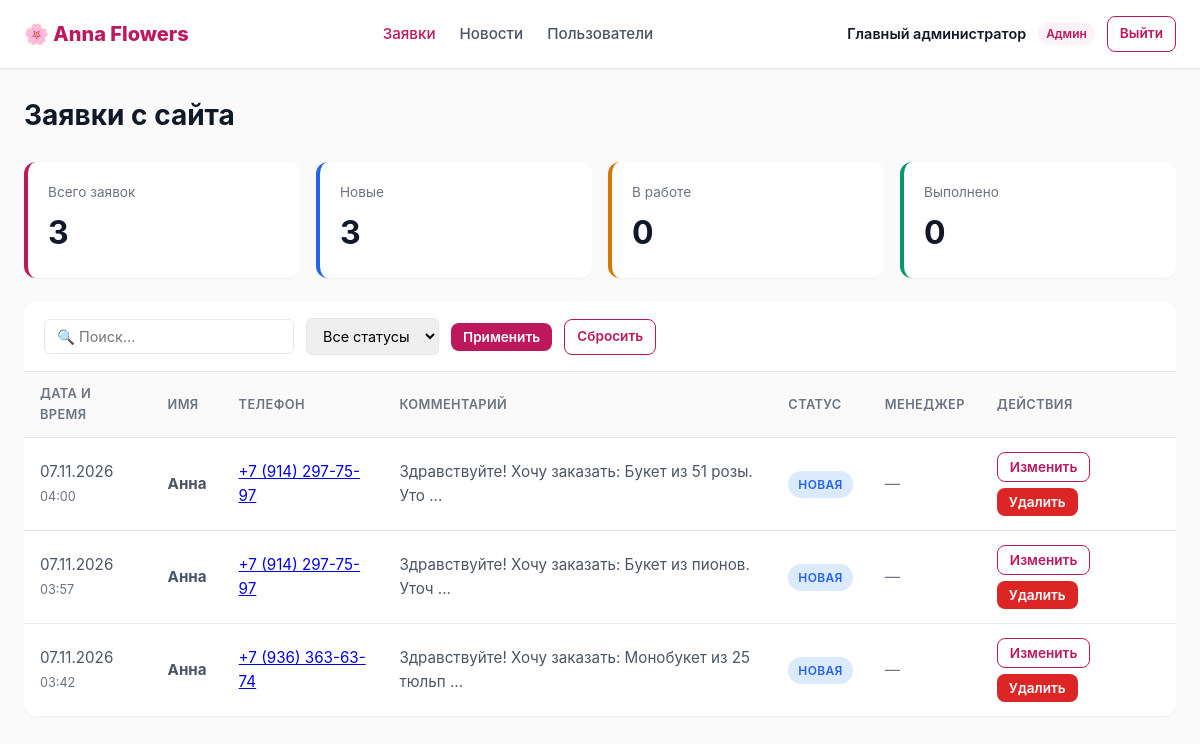
/admin.php (signed in), run on the app's committed database.
### tables this page shows
CREATE TABLE users (
        id INTEGER PRIMARY KEY AUTOINCREMENT,
        login TEXT NOT NULL UNIQUE,
        password TEXT NOT NULL,
        full_name TEXT NOT NULL,
        role TEXT NOT NULL DEFAULT 'guest' CHECK(role IN ('admin', 'guest', 'editor')),
        is_active INTEGER NOT NULL DEFAULT 1,
        created_at TEXT NOT NULL DEFAULT (datetime('now', 'localtime')),
        last_login TEXT
    );

CREATE TABLE orders (
        id INTEGER PRIMARY KEY AUTOINCREMENT,
        created_at TEXT NOT NULL DEFAULT (datetime('now', 'localtime')),
        client_name TEXT NOT NULL,
        client_phone TEXT NOT NULL,
        comment TEXT,
        status TEXT NOT NULL DEFAULT 'new' CHECK(status IN ('new', 'in_progress', 'completed', 'cancelled')),
        manager_id INTEGER,
        updated_at TEXT,
        FOREIGN KEY (manager_id) REFERENCES users(id) ON DELETE SET NULL
    );

### auth.php (called while the page is built, shortened)
<?php
require_once 'db.php';
$stmt = $pdo->prepare("SELECT * FROM users WHERE id = ? AND is_active = 1");
$stmt->execute([$_SESSION['user_id']]);
$currentUser = $stmt->fetch();
function isAdmin() {
    global $currentUser;
    return $currentUser['role'] === 'admin';
}

### admin.php (the view, shortened to what this page needs)
<?php
require_once 'auth.php';
$statusFilter = $_GET['status'] ?? 'all';
$searchFilter = trim($_GET['search'] ?? '');
$sql = "SELECT o.*, u.full_name AS manager_name
        FROM orders o
        LEFT JOIN users u ON o.manager_id = u.id
        WHERE 1=1";
$params = [];
$sql .= " ORDER BY o.created_at DESC";
$stmt = $pdo->prepare($sql);
$stmt->execute($params);
$orders = $stmt->fetchAll();
$stats = ['total' => 0, 'new' => 0, 'in_progress' => 0, 'completed' => 0, 'cancelled' => 0];
foreach ($orders as $order) {
    $stats['total']++;
    $stats[$order['status']]++;
}
$statusLabels = [
    'new' => 'Новая',
    'in_progress' => 'В работе',
    'completed' => 'Выполнена',
    'cancelled' => 'Отменена',
];
?>
<!DOCTYPE html>
<html lang="ru">
<head>
    <link rel="stylesheet" href="style-admin.css">
</head>
<body>
    <header class="admin-header">
        <a href="admin.php" class="admin-logo">🌸 Anna Flowers</a>
        <nav class="admin-nav">
            <a href="admin.php" class="active">Заявки</a>
            <a href="news.php">Новости</a>
            <?php if (isAdmin()): ?>
                <a href="users.php">Пользователи</a>
            <?php endif; ?>
        </nav>
        <div class="admin-user">
            <span class="admin-user-name"><?= htmlspecialchars($currentUser['full_name']) ?></span>
            <span class="admin-user-role role-<?= $currentUser['role'] ?>">
                <?= $currentUser['role'] === 'admin' ? 'Админ' : ($currentUser['role'] === 'editor' ? 'Редактор' : 'Менеджер') ?>
            </span>
            <a href="logout.php" class="btn btn-sm btn-outline">Выйти</a>
        </div>
    </header>
    <div class="admin-container">
        <div class="page-header">
            <h1 class="page-title">Заявки с сайта</h1>
        </div>
        <div class="stats-grid">
            <div class="stat-card">
                <div class="stat-card-label">Всего заявок</div>
                <div class="stat-card-value"><?= $stats['total'] ?></div>
            </div>
            <div class="stat-card new">
                <div class="stat-card-label">Новые</div>
                <div class="stat-card-value"><?= $stats['new'] ?></div>
            </div>
            <div class="stat-card progress">
                <div class="stat-card-label">В работе</div>
                <div class="stat-card-value"><?= $stats['in_progress'] ?></div>
            </div>
            <div class="stat-card completed">
                <div class="stat-card-label">Выполнено</div>
                <div class="stat-card-value"><?= $stats['completed'] ?></div>
            </div>
        </div>
        <div class="table-wrapper">
            <form method="GET" class="table-filters">
                <input type="text" name="search" placeholder="🔍 Поиск..."
                       value="<?= htmlspecialchars($searchFilter) ?>">
                <select name="status">
                    <option value="all" <?= $statusFilter === 'all' ? 'selected' : '' ?>>Все статусы</option>
                </select>
                <button type="submit" class="btn btn-sm btn-primary">Применить</button>
                <a href="admin.php" class="btn btn-sm btn-outline">Сбросить</a>
            </form>
            <?php if (empty($orders)): ?>
                <div class="empty-state">
                    <div class="empty-state-icon">📭</div>
                    <p>Заявок не найдено</p>
                </div>
            <?php else: ?>
                <table>
                    <thead>
                        <tr>
                            <th>Дата и время</th>
                            <th>Имя</th>
                            <th>Телефон</th>
                            <th>Комментарий</th>
                            <th>Статус</th>
                            <th>Менеджер</th>
                            <th>Действия</th>
                        </tr>
                    </thead>
                    <tbody>
                        <?php foreach ($orders as $order): ?>
                            <tr>
                                <td>
                                    <?= date('d.m.Y', strtotime($order['created_at'])) ?><br>
                                    <small style="color: var(--text-light);">
                                        <?= date('H:i', strtotime($order['created_at'])) ?>
                                    </small>
                                </td>
                                <td><strong><?= htmlspecialchars($order['client_name']) ?></strong></td>
                                <td>
                                    <a href="tel:<?= htmlspecialchars($order['client_phone']) ?>">
                                        <?= htmlspecialchars($order['client_phone']) ?>
                                    </a>
                                </td>
                                <td>
                                    <?php if ($order['comment']): ?>
                                        <?= htmlspecialchars(mb_substr($order['comment'], 0, 50)) ?>
                                        <?= mb_strlen($order['comment']) > 50 ? '...' : '' ?>
                                    <?php else: ?>
                                        <span style="color: var(--text-light);">—</span>
                                    <?php endif; ?>
                                </td>
                                <td>
                                    <span class="badge badge-<?= $order['status'] ?>">
                                        <?= $statusLabels[$order['status']] ?>
                                    </span>
                                </td>
                                <td>
                                    <?= $order['manager_name']
                                        ? htmlspecialchars($order['manager_name'])
                                        : '<span style="color: var(--text-light);">—</span>' ?>
                                </td>
                                <td>
                                    <div class="actions">
                                        <button type="button"
                                                class="btn btn-sm btn-outline"
                                                onclick="openStatusModal(<?= $order['id'] ?>, '<?= $order['status'] ?>')">
                                            Изменить
                                        </button>
                                        <?php if (isAdmin()): ?>
                                            <form method="POST" style="display:inline;"
                                                  onsubmit="return confirm('Удалить заявку?');">
                                                <button type="submit" class="btn btn-sm btn-danger">Удалить</button>
                                            </form>
                                        <?php endif; ?>
                                    </div>
                                </td>
                            </tr>
                        <?php endforeach; ?>
                    </tbody>
                </table>
            <?php endif; ?>
        </div>
    </div>
</body>
</html>

### style-admin.css (style rules this page uses)
:root { --primary: #BE185D; --primary-hover: #9D174D; --primary-light: #FDF2F8; --text-dark: #111827; --text-body: #4B5563; --text-light: #6B7280; --white: #FFFFFF; --bg-light: #FAFAFA; --border: #E5E7EB; --error: #DC2626; --success: #059669; --warning: #D97706; --info: #2563EB; --shadow-sm: 0 1px 2px rgba(0, 0, 0, 0.05); --shadow-md: 0 4px 6px -1px rgba(0, 0, 0, 0.1); --shadow-lg: 0 10px 25px -5px rgba(0, 0, 0, 0.12); --radius: 12px; }
* { margin: 0; padding: 0; box-sizing: border-box; }
body { font-family: 'Inter', -apple-system, BlinkMacSystemFont, 'Segoe UI', sans-serif; background: var(--bg-light); color: var(--text-body); line-height: 1.6; min-height: 100vh; }
.btn { display: inline-flex; align-items: center; justify-content: center; gap: 8px; padding: 10px 20px; font-size: 0.95rem; font-weight: 600; border: none; border-radius: 8px; cursor: pointer; text-decoration: none; transition: all 0.2s; font-family: inherit; }
.btn-primary { background: var(--primary); color: var(--white); }
.btn-sm { padding: 6px 12px; font-size: 0.85rem; }
.btn-danger { background: var(--error); color: var(--white); }
.btn-outline { background: transparent; color: var(--primary); border: 1px solid var(--primary); }
.admin-header { background: var(--white); border-bottom: 1px solid var(--border); padding: 16px 24px; display: flex; align-items: center; justify-content: space-between; box-shadow: var(--shadow-sm); }
.admin-logo { font-size: 1.25rem; font-weight: 800; color: var(--primary); text-decoration: none; }
.admin-nav { display: flex; gap: 24px; align-items: center; }
.admin-nav a { color: var(--text-body); text-decoration: none; font-weight: 500; font-size: 0.95rem; transition: color 0.2s; }
.admin-nav a:hover, .admin-nav a.active { color: var(--primary); }
.admin-user { display: flex; align-items: center; gap: 12px; font-size: 0.9rem; }
.admin-user-name { font-weight: 600; color: var(--text-dark); }
.admin-user-role { padding: 2px 8px; font-size: 0.75rem; border-radius: 50px; font-weight: 600; }
.role-admin { background: var(--primary-light); color: var(--primary); }
.admin-container { max-width: 1200px; margin: 0 auto; padding: 24px; }
.page-header { display: flex; align-items: center; justify-content: space-between; margin-bottom: 24px; flex-wrap: wrap; gap: 16px; }
.page-title { font-size: 1.75rem; color: var(--text-dark); }
.stats-grid { display: grid; grid-template-columns: repeat(auto-fit, minmax(200px, 1fr)); gap: 16px; margin-bottom: 24px; }
.stat-card { background: var(--white); padding: 20px; border-radius: var(--radius); box-shadow: var(--shadow-sm); border-left: 4px solid var(--primary); }
.stat-card-label { font-size: 0.85rem; color: var(--text-light); margin-bottom: 4px; }
.stat-card-value { font-size: 2rem; font-weight: 700; color: var(--text-dark); }
.stat-card.new { border-left-color: var(--info); }
.stat-card.progress { border-left-color: var(--warning); }
.stat-card.completed { border-left-color: var(--success); }
.table-wrapper { background: var(--white); border-radius: var(--radius); box-shadow: var(--shadow-sm); overflow: hidden; }
.table-filters { padding: 16px 20px; border-bottom: 1px solid var(--border); display: flex; gap: 12px; flex-wrap: wrap; align-items: center; }
.table-filters input, .table-filters select { padding: 8px 12px; border: 1px solid var(--border); border-radius: 6px; font-size: 0.9rem; font-family: inherit; }
table { width: 100%; border-collapse: collapse; }
thead { background: var(--bg-light); }
th { padding: 12px 16px; text-align: left; font-size: 0.8rem; font-weight: 600; color: var(--text-light); text-transform: uppercase; letter-spacing: 0.03em; border-bottom: 1px solid var(--border); }
td { padding: 14px 16px; border-bottom: 1px solid var(--border); font-size: 0.95rem; color: var(--text-body); }
tbody tr:last-child td { border-bottom: none; }
.badge { display: inline-block; padding: 4px 10px; font-size: 0.75rem; font-weight: 600; border-radius: 50px; text-transform: uppercase; letter-spacing: 0.03em; }
.badge-new { background: #DBEAFE; color: var(--info); }
.actions { display: flex; gap: 6px; flex-wrap: wrap; }

### data on the page
users: full_name "Главный администратор"
orders: created_at "07.11.2026", created_at "04:00", client_name "Анна", client_phone "+7 (914) 297-75-97", comment "Здравствуйте! Хочу заказать: Букет из 51 розы. Уто", status "НОВАЯ"
orders: created_at "07.11.2026", created_at "03:57", client_name "Анна", client_phone "+7 (914) 297-75-97", comment "Здравствуйте! Хочу заказать: Букет из пионов. Уточ", status "НОВАЯ"
orders: created_at "07.11.2026", created_at "03:42", client_name "Анна", client_phone "+7 (936) 363-63-74", comment "Здравствуйте! Хочу заказать: Монобукет из 25 тюльп", status "НОВАЯ"

### other printed values
$stats['total'] "3"
$stats['new'] "3"
$stats['in_progress'] "0"
$stats['completed'] "0"
